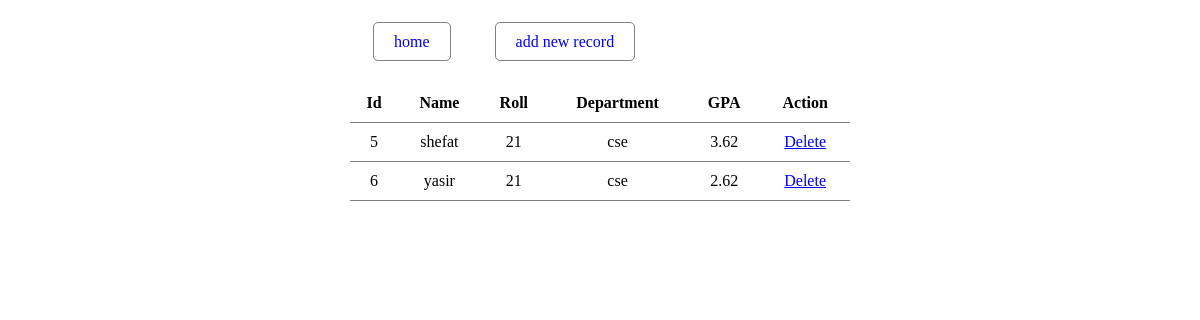
The page / on the database its author committed.
### tables this page shows
CREATE TABLE `gpa` (
  `id` int(11) NOT NULL,
  `roll` varchar(50) NOT NULL,
  `department` varchar(50) NOT NULL,
  `first` int(11) NOT NULL,
  `second` int(11) NOT NULL,
  `third` int(11) NOT NULL,
  `fourth` int(11) NOT NULL,
  `fifth` int(11) NOT NULL,
  `sixth` int(11) NOT NULL,
  `seventh` int(11) NOT NULL,
  `eighth` int(11) NOT NULL,
  `name` varchar(50) NOT NULL
);

### index.php (the view, shortened to what this page needs)
<?php
    $con=mysqli_connect('localhost','root','','student_infor');
?>
<!DOCTYPE html>
<html lang="en">
<head>
</head>
<body>
    <div class="body" style="width:500px; margin:30px auto;">
        <table>
            <tr>
                <td><a href="index.php">home</a></td>
                <td><a href="add.php">add new record</a></td>
            </tr>
        </table>
    </div>
    <section>
        <div class="container">
            <table class="table product-overview" cellpadding='0' cellspacing="0">
                <thead>
                    <tr>
                        <th>Id</th>
                        <th>Name</th>
                        <th>Roll</th>
                        <th>Department</th>
                        <th>GPA</th>
                        <th>Action</th>
                    </tr>
                </thead>
                <tbody>
                    <?php
                        $select = "SELECT * FROM gpa";
                        $all = mysqli_query($con,$select);
                        while( $data = mysqli_fetch_assoc($all)){
                    ?>
                    <tr>
                        <td><?= $data['id'];?></td>
                        <td><?= $data['name'];?></td>
                        <td><?= $data['roll'];?></td>
                        <td><?= $data['department'];?></td>
                        <td>
                            <?php printf("%.2f", ($data['first'] + $data['second'] + $data['third'] + $data['fourth'] + $data['fifth'] + $data['sixth'] + $data['seventh'] + $data['eighth'] )/8)?>
                        </td>
                        <td>
                            <a href="delete.php?d=<?= $data['id'];?>">Delete</a>
                        </td>
                    </tr>
                    <?php } ?>
                </tbody>
            </table>
        </div>
    </section>
</body>
</html>

### index.php (style rules this page uses)
.body a { text-decoration: none; padding: 10px 20px; margin: 0px 20px; border: 1px solid gray; border-radius: 5px; }
section { width: 500px; margin: 0 auto; }
section table { width: 100%; text-align: center; }
section table td,section table th { border-bottom: 1px solid gray; padding: 10px; }

### rows shown on the page
gpa: id "5", name "shefat", roll "21", department "cse", first+second+third "3.62"
gpa: id "6", name "yasir", roll "21", department "cse", first+second+third "2.62"
